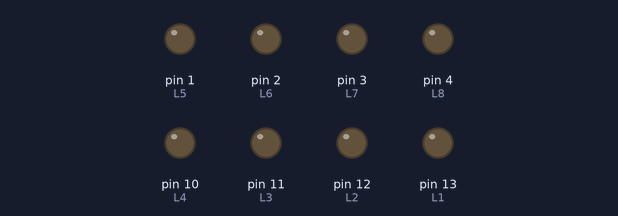
The sketch below on a simulated Arduino Uno, built with avr-gcc and run on an emulated ATmega328P. Shown: output pins drawn as LEDs (lit = HIGH).

Above: at 3.4 s.
At 5.2 s:
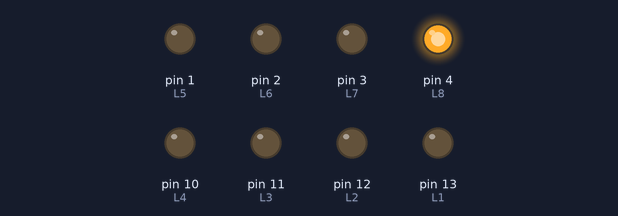
At 6.0 s:
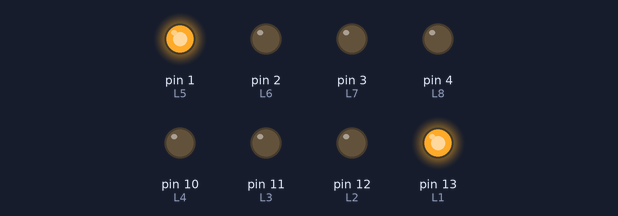
At 6.6 s:
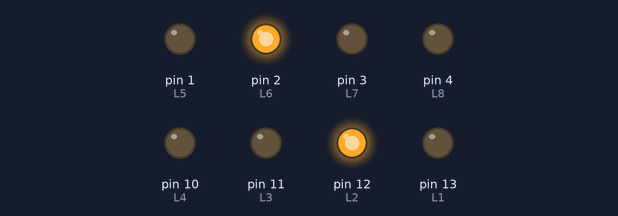
At 7.2 s:
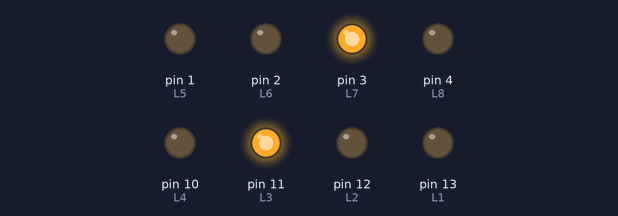
At 7.8 s:
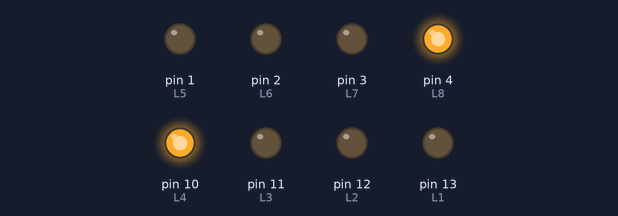
Timing chart, 0 to 11.2 s (numbered marks = the images above):
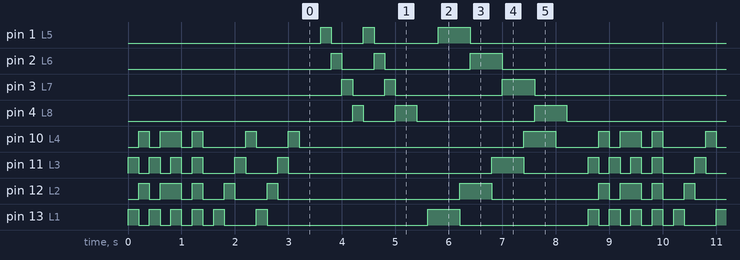

Measured:
- by itself, pin 1 (L5): repeats every 8.6 s: LOW 0.60 s, HIGH 0.20 s, LOW 1.2 s, HIGH 0.60 s, LOW 5.8 s, HIGH 0.20 s
- by itself, pin 2 (L6): repeats every 8.6 s: LOW 0.60 s, HIGH 0.20 s, LOW 1.6 s, HIGH 0.60 s, LOW 5.4 s, HIGH 0.20 s
- by itself, pin 3 (L7): repeats every 8.6 s: LOW 0.60 s, HIGH 0.20 s, LOW 2.0 s, HIGH 0.60 s, LOW 5.0 s, HIGH 0.20 s
- by itself, pin 4 (L8): repeats every 8.6 s: LOW 0.60 s, HIGH 0.40 s, LOW 2.2 s, HIGH 0.60 s, LOW 4.6 s, HIGH 0.20 s
- by itself, pin 13 (L1): repeats every 8.6 s: 4 × (LOW 0.20 s, HIGH 0.20 s), LOW 0.60 s, HIGH 0.20 s, LOW 3.0 s, HIGH 0.60 s, LOW 2.4 s, HIGH 0.20 s
- by itself, pin 11 (L3): repeats every 8.6 s: 3 × (LOW 0.20 s, HIGH 0.20 s), 2 × (LOW 0.60 s, HIGH 0.20 s), LOW 3.8 s, HIGH 0.60 s, LOW 1.2 s, HIGH 0.20 s
- by itself, pin 12 (L2): repeats every 8.6 s: LOW 0.20 s, HIGH 0.40 s, LOW 0.20 s, HIGH 0.20 s, LOW 0.40 s, HIGH 0.20 s, LOW 0.60 s, HIGH 0.20 s, LOW 3.4 s, HIGH 0.60 s, LOW 2.0 s, HIGH 0.20 s

The sketch:

sketch_2_B.ino
```cpp
int L1=13;
int L2=12;
int L3=11;
int L4=10;

int L5=1;
int L6=2;
int L7=3;
int L8=4;

int L9=A1;
int L10=A2;
int L11=A3;
int L12=A4;


void setup() {
  // put your setup code here, to run once:
pinMode(L1,OUTPUT);
pinMode(L2,OUTPUT);
pinMode(L3,OUTPUT);
pinMode(L4,OUTPUT);
pinMode(L5,OUTPUT);
pinMode(L6,OUTPUT);
pinMode(L7,OUTPUT);
pinMode(L8,OUTPUT);
}

void loop() {
kedip();
kedip();
kedip2();
kedip2();
kedip3();
kedip3();
kedip_MATI();
kedip4();
kedip4();
kedip_MATI();
kedipall1();
kedipall2();
kedipall3();
kedipall4();
kedip_all_mati();
loop();
}


void kedip(){
digitalWrite(L1,1);
digitalWrite(L2,0);
digitalWrite(L3,1);
digitalWrite(L4,0);
delay(200);

digitalWrite(L1,0);
digitalWrite(L2,1);
digitalWrite(L3,0);
digitalWrite(L4,1);
delay(200);
}


void kedip2(){
digitalWrite(L1,1);
digitalWrite(L2,1);
digitalWrite(L3,1);
digitalWrite(L4,1);
delay(200);

digitalWrite(L1,0);
digitalWrite(L2,0);
digitalWrite(L3,0);
digitalWrite(L4,0);
delay(200);
}

void kedip3(){
digitalWrite(L1,1);
digitalWrite(L2,0);
digitalWrite(L3,0);
digitalWrite(L4,0);
delay(200);

digitalWrite(L1,0);
digitalWrite(L2,1);
digitalWrite(L3,0);
digitalWrite(L4,0);
delay(200);

digitalWrite(L1,0);
digitalWrite(L2,0);
digitalWrite(L3,1);
digitalWrite(L4,0);
delay(200);

digitalWrite(L1,0);
digitalWrite(L2,0);
digitalWrite(L3,0);
digitalWrite(L4,1);
delay(200);
}

void kedip4(){
digitalWrite(L5,1);
digitalWrite(L6,0);
digitalWrite(L7,0);
digitalWrite(L8,0);
delay(200);

digitalWrite(L5,0);
digitalWrite(L6,1);
digitalWrite(L7,0);
digitalWrite(L8,0);
delay(200);

digitalWrite(L5,0);
digitalWrite(L6,0);
digitalWrite(L7,1);
digitalWrite(L8,0);
delay(200);

digitalWrite(L5,0);
digitalWrite(L6,0);
digitalWrite(L7,0);
digitalWrite(L8,1);
delay(200);
}

void kedip_MATI(){
digitalWrite(L1,0);
digitalWrite(L2,0);
digitalWrite(L3,0);
digitalWrite(L4,0);
delay(200);

digitalWrite(L5,0);
digitalWrite(L6,0);
digitalWrite(L7,0);
digitalWrite(L8,0);
delay(200);

}

void kedipall1(){
digitalWrite(L1,1);
digitalWrite(L2,0);
digitalWrite(L3,0);
digitalWrite(L4,0);
delay(200);

digitalWrite(L5,1);
digitalWrite(L6,0);
digitalWrite(L7,0);
digitalWrite(L8,0);
delay(200);

digitalWrite(L9,1);
digitalWrite(L10,0);
digitalWrite(L11,0);
digitalWrite(L12,0);
delay(200);
}

void kedipall2(){
digitalWrite(L1,0);
digitalWrite(L2,1);
digitalWrite(L3,0);
digitalWrite(L4,0);
delay(200);

digitalWrite(L5,0);
digitalWrite(L6,1);
digitalWrite(L7,0);
digitalWrite(L8,0);
delay(200);

digitalWrite(L9,0);
digitalWrite(L10,1);
digitalWrite(L11,0);
digitalWrite(L12,0);
delay(200);
}

void kedipall3(){
digitalWrite(L1,0);
digitalWrite(L2,0);
digitalWrite(L3,1);
digitalWrite(L4,0);
delay(200);

digitalWrite(L5,0);
digitalWrite(L6,0);
digitalWrite(L7,1);
digitalWrite(L8,0);
delay(200);

digitalWrite(L9,0);
digitalWrite(L10,0);
digitalWrite(L11,1);
digitalWrite(L12,0);
delay(200);
}

void kedipall4(){
digitalWrite(L1,0);
digitalWrite(L2,0);
digitalWrite(L3,0);
digitalWrite(L4,1);
delay(200);

digitalWrite(L5,0);
digitalWrite(L6,0);
digitalWrite(L7,0);
digitalWrite(L8,1);
delay(200);

digitalWrite(L9,0);
digitalWrite(L10,0);
digitalWrite(L11,0);
digitalWrite(L12,1);
delay(200);
}

void kedip_all_mati(){
digitalWrite(L1,0);
digitalWrite(L2,0);
digitalWrite(L3,0);
digitalWrite(L4,0);
delay(200);

digitalWrite(L5,0);
digitalWrite(L6,0);
digitalWrite(L7,0);
digitalWrite(L8,0);
delay(200);

digitalWrite(L9,0);
digitalWrite(L10,0);
digitalWrite(L11,0);
digitalWrite(L12,0);
delay(200);
}
```
